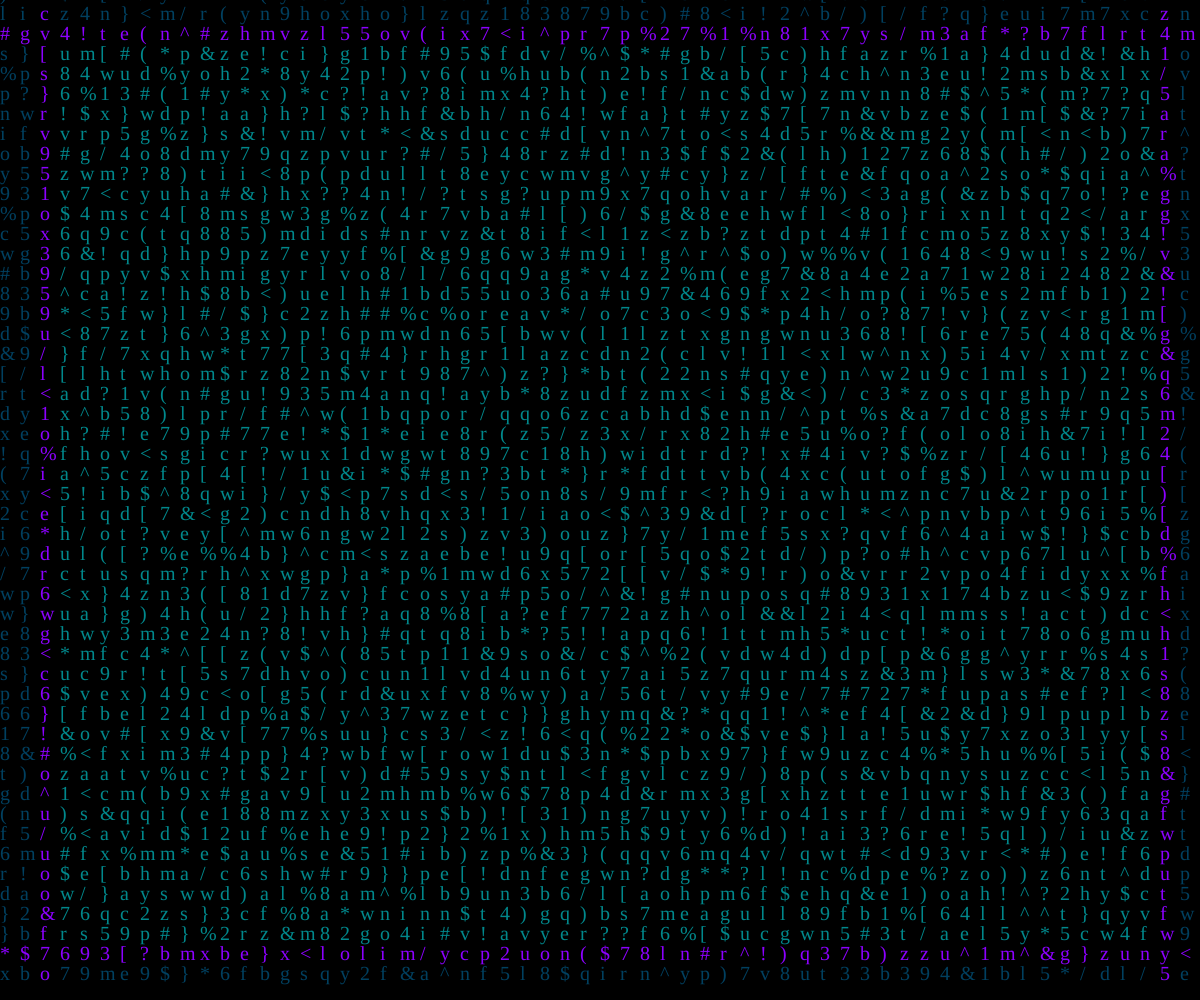
Frame 1 (no input)
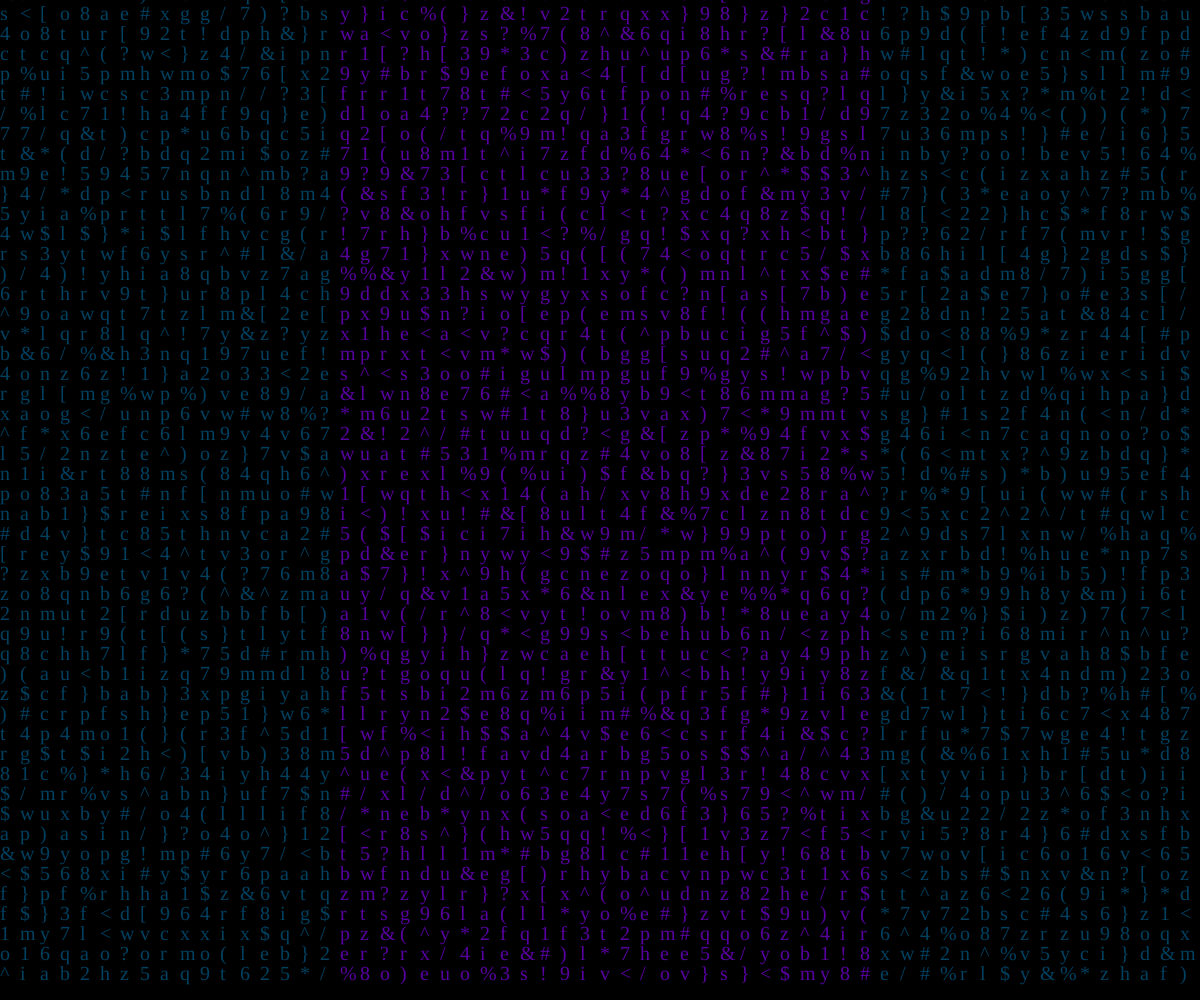
Frame 60 (no input)
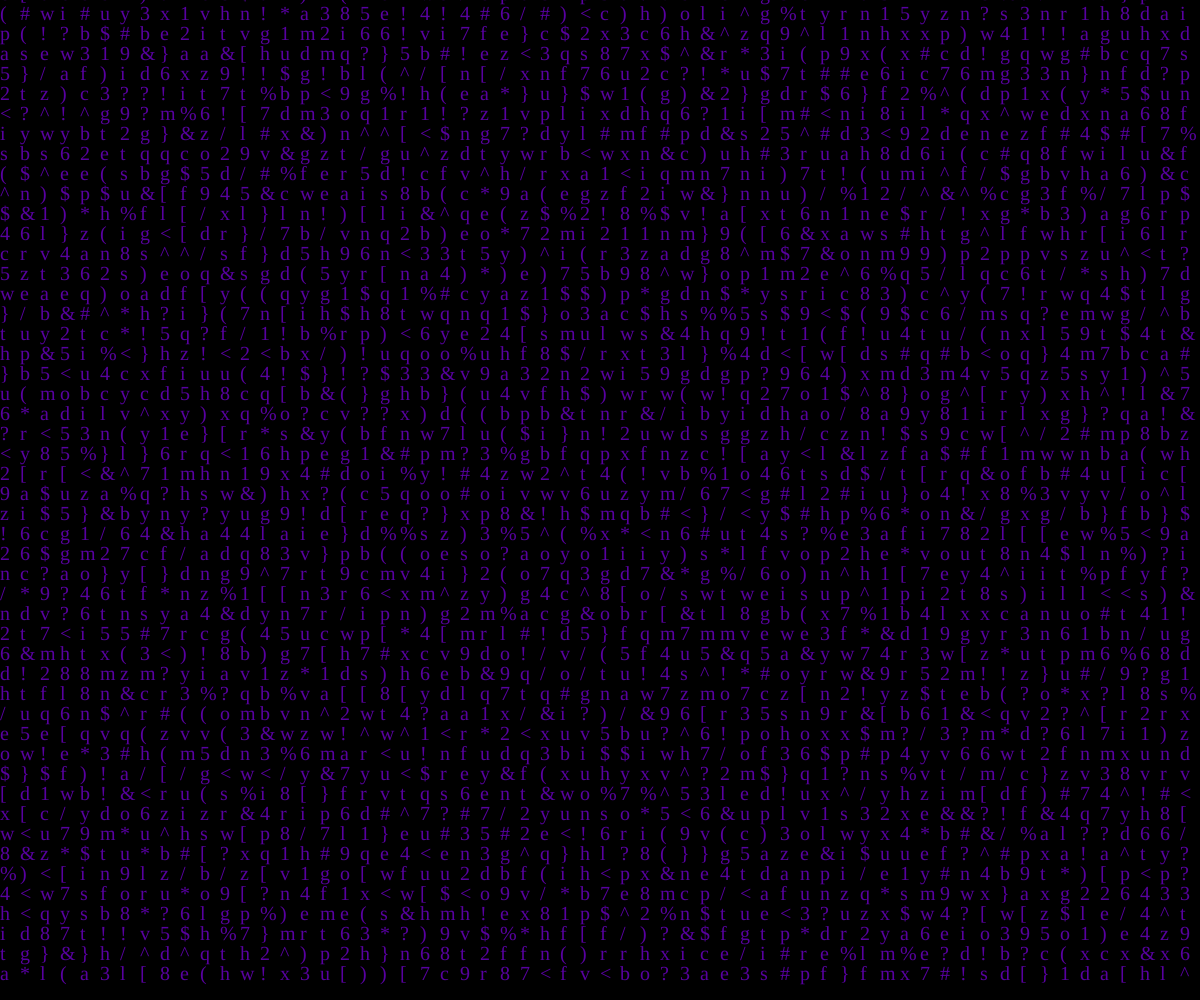
Frame 120 (the mouse pressed at the canvas centre since frame 60)

The p5.js sketch that drew these frames (run headless with seeded random() and noise() and a simulated clock; from frame 60 on, the mouse is pressed at the canvas centre):

// p5.js sketch
// ── sketch.js
function preload() {

}
var charList = ['a', 'b', 'c', 'd', 'e', 'f', 'g', 'h', 'i', 'l', 'm', 'n', 'o', 'p', 'q', 'r', 's', 't', 'u', 'v', 'w', 'x', 'y', 'z', '1', '2', '3', '4', '5', '6', '7', '8', '9', ')', '!', '#', '$', '%', '^', '&', '*', '(', '/', '[', '<', '?', '}']
//var colorList = ['green', 'yellow', 'orange', 'red', 'blue', 'violet'];
var colorList = ['green', 'white', 'darkgreen'];

function setup() {
  createCanvas(windowWidth, windowHeight);
  background("black");
  frameRate(30);
  s = 30;
  c = 0;
  w = 0;
  y = 0;
  z = 0;
}

function draw() {

  background("black");

  console.log(frameCount);

  //GIUSTO
  var cof = 0.05;
  var r = 200;
  var az = false;

  w += 20; // blue
  if (frameCount > s * 0.87 && frameCount < s*1.55) { // dinamic red background
    z += 20;
  }
  else if (frameCount > s * 1.55) { // dinamic violet background
    y += 20;
  }

  for (var a = 0; a < windowWidth; a += 20) {
    for (var b = 0; b < windowHeight; b += 20) {

      if ((a * cof > frameCount && a * cof < frameCount + 2) // violet lines
        ||
        (b * cof > frameCount && b * cof < frameCount + 2) ||
        (a < windowWidth - frameCount / cof && a > windowWidth - frameCount / cof - 21)
        //|| (b < windowWidth - frameCount / cof && b > windowWidth - frameCount / cof - 19.7)
        ||
        (b < windowHeight - frameCount / cof && b > windowHeight - frameCount / cof - 21)) {

        fill(140, 0, 255);


      } else if ((a > w && a < windowWidth - w && b > w && b < windowHeight - w)) { // azzurro

        fill(0, 247, 255, 140);
      }
      else if (frameCount > s * 0.87 && frameCount < s*1.55 && (a > z + 550 && a < windowWidth - z && a < windowWidth - 550 && a < windowWidth - 550 - z)) { // red

        fill(235, 52, 52, 140);
      }
      else if (frameCount > s * 1.55 && ((a > width / 2 && a < y + width / 2) || (a < width / 2 && a > width / 2 - y) || a == width / 2)) { // dinamic violet background
        fill(140, 0, 255, 160);
      } else {
        fill(0, 102, 153, 160); // base color
      }
      var index = random(charList);

      textFont('matrix code nfi');
      textSize(20);
      //textAlign(CENTER);
      text(index, a, b);


    }
  }


}

// ── style.css
@font-face {
  font-family: 'matrix code nfi';
  src: url('addons/matrix code nfi.ttf')  format('truetype');
}
body {
      font-family: 'matrix code nfi';
      }
